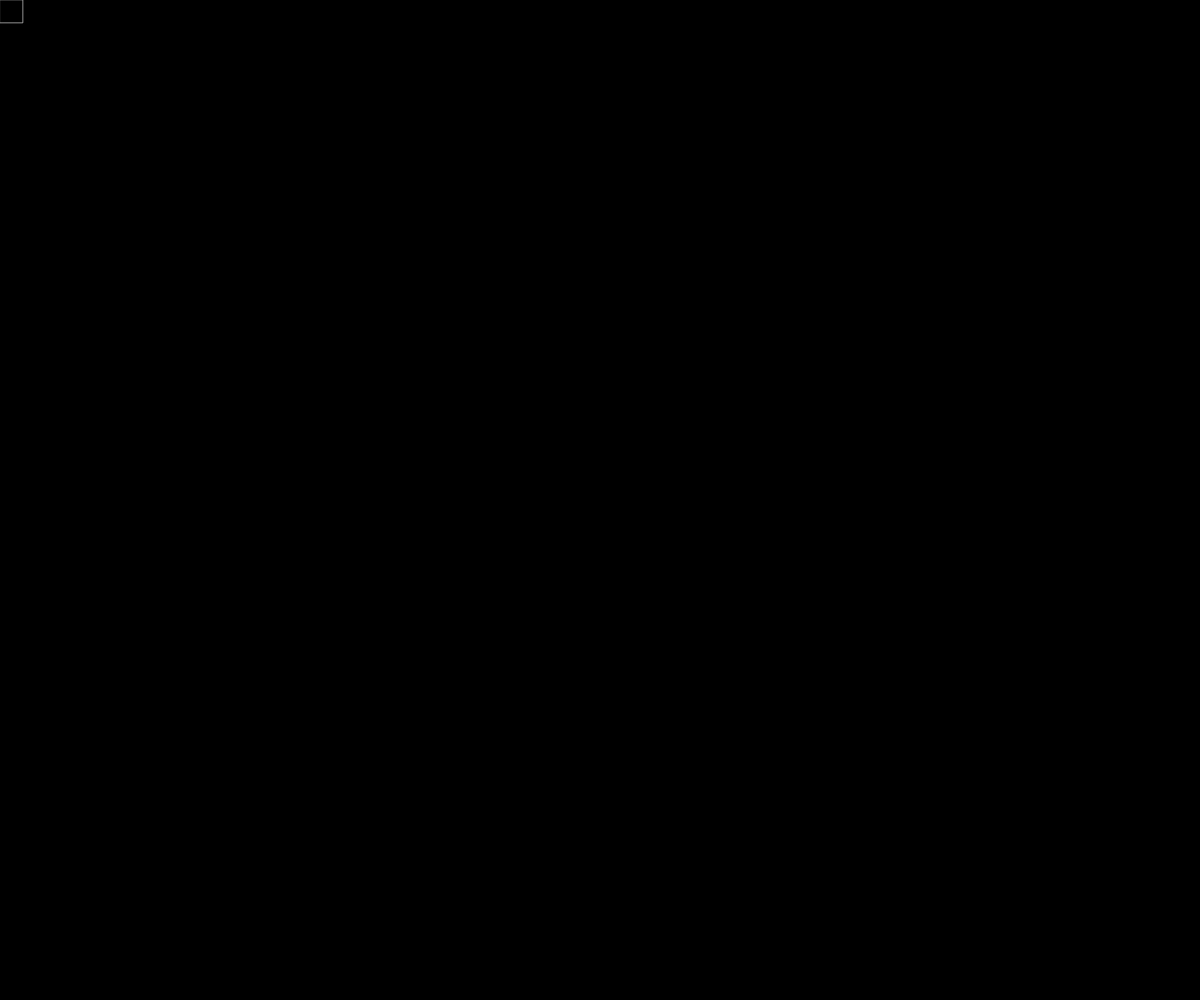
Frame 1 (no input)
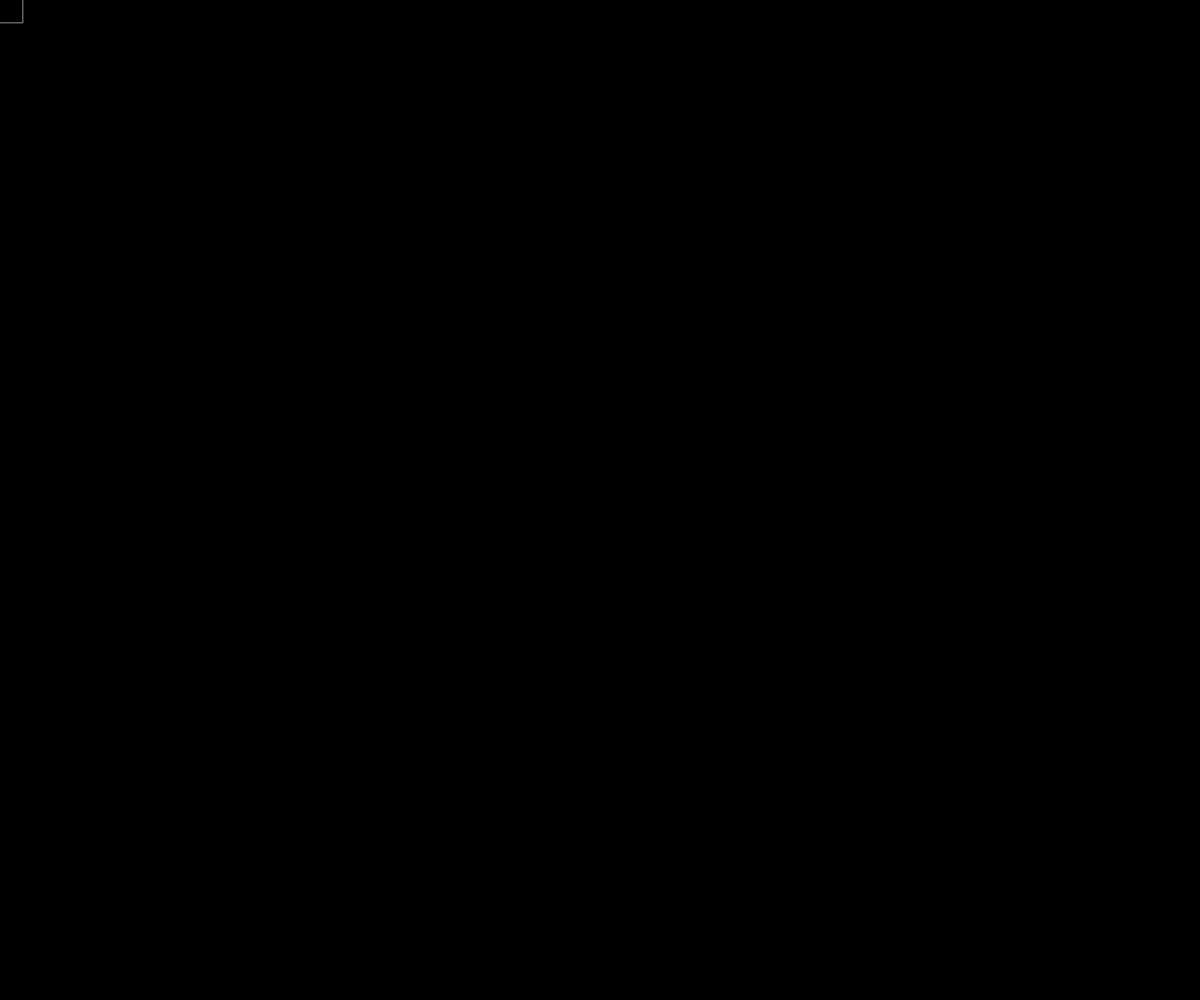
Frame 60 (no input)
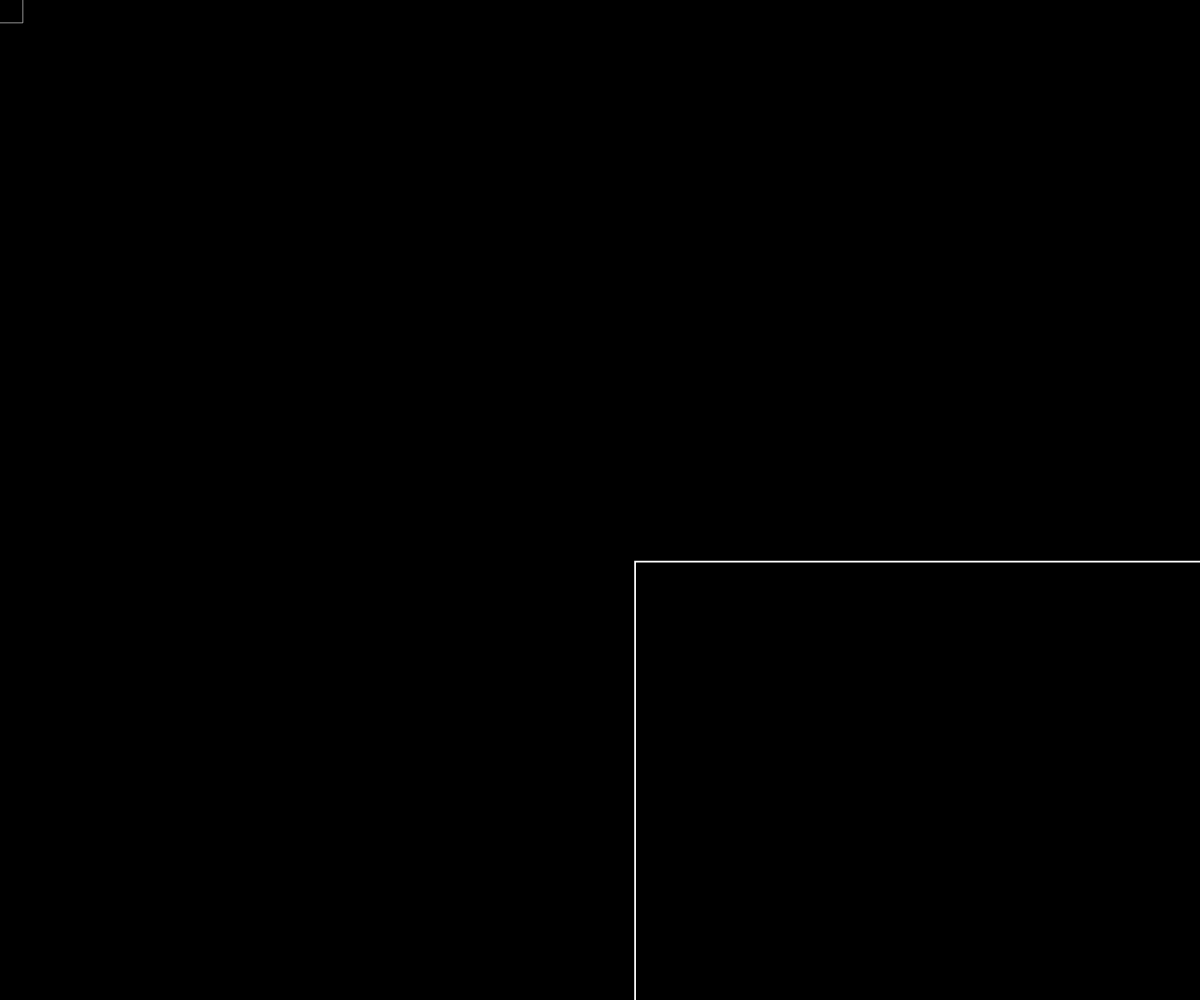
Frame 120 (the mouse pressed at the canvas centre since frame 60)

The p5.js sketch that drew these frames (run headless with seeded random() and noise() and a simulated clock; from frame 60 on, the mouse is pressed at the canvas centre):

// p5.js sketch
// ── sketch.js
var flies = [];
var lifespan = 80;

function setup() {
  createCanvas(window.innerWidth,window.innerHeight);
}

function draw() {
  background(0);
  for (var i = flies.length-1; i >= 0; i--) {
    var fly = flies[i];
    fly.update();
    fly.display();
    if (fly.isDead()) {
      flies.splice(i, 2);
    }
  }  
}

function mouseMoved(mouse) {
  flies.push(new Form(mouse.clientX, mouse.clientY));
}

function Form(x,y) {
  this.pos = createVector(x,y);
  this.vel = createVector(0, 0);
  this.lifespan = lifespan;
  this.size = random(5,30);
  this.weight = random(0.2,2);
  // this.color = random(100,255);
  
  this.update = function(){
    this.acc = p5.Vector.fromAngle(random(TWO_PI), random(TWO_PI));
    this.acc.setMag(0.2);
    this.vel.add(this.acc);
    this.pos.add(this.vel);
  }
  
  this.display = function(){
    fill(0);
    stroke(255);
  	strokeWeight(this.weight);
    var n = random();
    rect(this.pos.x, this.pos.y, this.pos.x - this.size, this.pos.y - this.size);
  }
}

	Form.prototype.isDead = function(){
  	if (this.lifespan < 0) {
    return true;
  } else {
    return false;
  }
};
